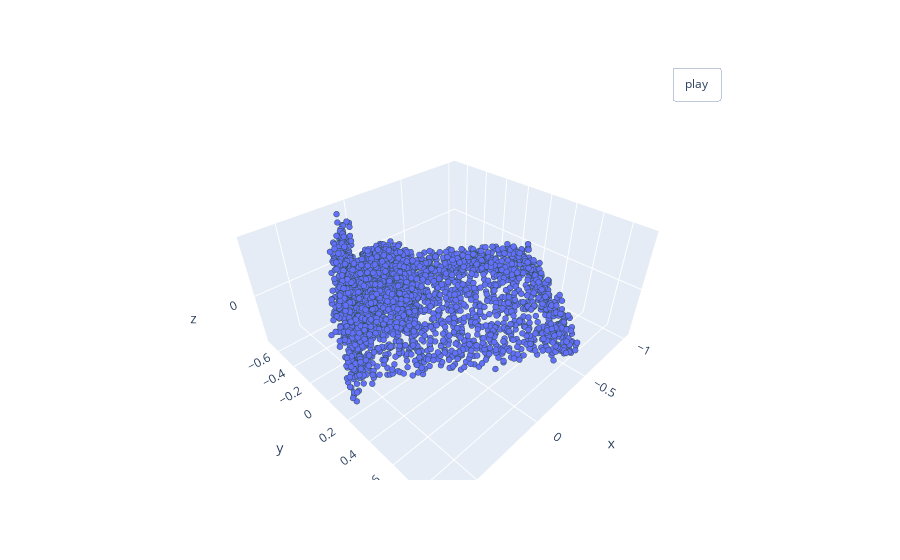

Notebook code for this chart:
### Code cell
import math
# Augmentations
class RandRotation_z(object):
    def __call__(self, pointcloud):
        assert len(pointcloud.shape) == 2
        
        theta = random.random() * 2. * math.pi
        rot_matrix = np.array([[math.cos(theta), -math.sin(theta), 0],
                               [math.sin(theta), math.cos(theta), 0],
                               [0,              0,                1]])
        rot_pointcloud = rot_matrix.dot(pointcloud.T).T
        return rot_pointcloud

class RandomNoise(object):
    def __call__(self, pointcloud):
        assert len(pointcloud.shape) == 2
        noise = np.random.normal(0, 0.02, (pointcloud.shape))
        
        noisy_pointcloud = pointcloud + noise
        return noisy_pointcloud
    
rot_pointcloud = RandRotation_z()(norm_pointcloud)
noisy_rot_pointcloud = RandomNoise()(rot_pointcloud)
# pcshow(noisy_pointcloud.T[0], noisy_pointcloud.T[1], noisy_pointcloud.T[2])
pcshow(*noisy_rot_pointcloud.T)

### Figure 1 — Plotly figure (JSON) as saved in the notebook; plotly's stock layout.template omitted (floating-point values rounded to 4 significant figures; data arrays with more than 128 entries replaced by an {"elided": "..."} marker saying what was removed)
{"data": [{"marker": {"line": {"color": "DarkSlateGrey", "width": 2}, "size": 2}, "mode": "markers", "type": "scatter3d", "x": {"elided": "3000 float values"}, "y": {"elided": "3000 float values"}, "z": {"elided": "3000 float values"}}], "layout": {"updatemenus": [{"buttons": [{"args": [null, {"frame": {"duration": 50, "redraw": true}, "fromcurrent": true, "mode": "immediate", "transition": {"duration": 0}}], "label": "play", "method": "animate"}], "pad": {"r": 10, "t": 45}, "showactive": false, "type": "buttons", "x": 0.8, "xanchor": "left", "y": 1, "yanchor": "bottom"}]}}
